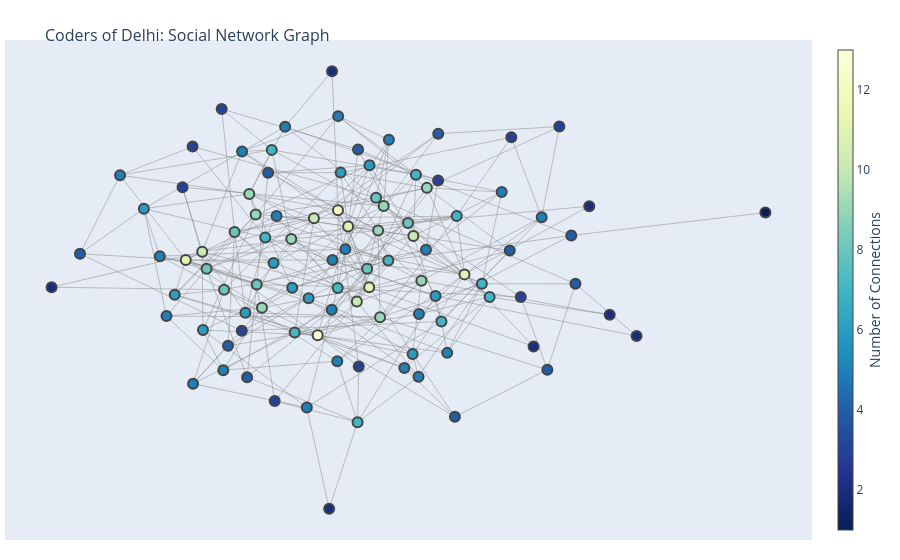

The code cell stored with this chart in its notebook:
### Code cell
import plotly.graph_objects as go

# 1. Generate positions for all nodes using a spring layout
pos = nx.spring_layout(G, seed=42)

# 2. Extract edge coordinates
edge_x = []
edge_y = []
for edge in G.edges():
    x0, y0 = pos[edge[0]]
    x1, y1 = pos[edge[1]]
    edge_x.extend([x0, x1, None])
    edge_y.extend([y0, y1, None])

# Create edge traces
edge_trace = go.Scatter(
    x=edge_x, y=edge_y,
    line=dict(width=0.5, color='#888'),
    hoverinfo='none',
    mode='lines')

# 3. Extract node coordinates
node_x = []
node_y = []
for node in G.nodes():
    x, y = pos[node]
    node_x.append(x)
    node_y.append(y)

# Create node traces
node_trace = go.Scatter(
    x=node_x, y=node_y,
    mode='markers',
    hoverinfo='text',
    marker=dict(
        showscale=True,
        colorscale='YlGnBu',
        reversescale=True,
        color=[],
        size=10,
        colorbar=dict(
            thickness=15,
            # UPDATE IS HERE: title and side are now nested
            title=dict(
                text='Number of Connections',
                side='right'
            ),
            xanchor='left'
        ),
        line_width=2))

# 4. Color nodes by their degree (number of friends)
node_adjacencies = []
node_text = []
for node, adjacencies in enumerate(G.adjacency()):
    node_adjacencies.append(len(adjacencies[1]))
    node_text.append(f'Coder_{adjacencies[0]} - Connections: {len(adjacencies[1])}')

node_trace.marker.color = node_adjacencies
node_trace.text = node_text

# 5. Render the interactive graph
fig = go.Figure(data=[edge_trace, node_trace],
             layout=go.Layout(
                # UPDATE IS HERE: title text and font size are now nested together
                title=dict(
                    text='<br>Coders of Delhi: Social Network Graph',
                    font=dict(size=16)
                ),
                showlegend=False,
                hovermode='closest',
                margin=dict(b=20,l=5,r=5,t=40),
                xaxis=dict(showgrid=False, zeroline=False, showticklabels=False),
                yaxis=dict(showgrid=False, zeroline=False, showticklabels=False))
             )

fig.show()

### Figure 1 — Plotly figure (JSON) as saved in the notebook; plotly's stock layout.template omitted (floating-point values rounded to 4 significant figures; data arrays with more than 128 entries replaced by an {"elided": "..."} marker saying what was removed)
{"data": [{"hoverinfo": "none", "line": {"color": "#888", "width": 0.5}, "mode": "lines", "type": "scatter", "x": {"elided": "882 float values"}, "y": {"elided": "882 float values"}}, {"hoverinfo": "text", "marker": {"color": [7, 6, 9, 5, 6, 8, 8, 11, 10, 3, 8, 11, 10, 5, 6, 2, 10, 7, 5, 10, 7, 9, 12, 3, 6, 11, 9, 5, 8, 5, 4, 9, 6, 5, 5, 9, 7, 5, 5, 5, 6, 6, 5, 5, 9, 8, 7, 4, 9, 8, 3, 11, 5, 6, 5, 5, 9, 2, 3, 4, 2, 13, 2, 2, 7, 7, 5, 7, 9, 5, 7, 8, 4, 7, 4, 5, 4, 3, 4, 3, 3, 7, 3, 4, 6, 1, 5, 6, 3, 5, 4, 4, 6, 5, 2, 4, 3, 5, 2], "colorbar": {"thickness": 15, "title": {"side": "right", "text": "Number of Connections"}, "xanchor": "left"}, "colorscale": [[0, "rgb(255,255,217)"], [0.125, "rgb(237,248,177)"], [0.25, "rgb(199,233,180)"], [0.375, "rgb(127,205,187)"], [0.5, "rgb(65,182,196)"], [0.625, "rgb(29,145,192)"], [0.75, "rgb(34,94,168)"], [0.875, "rgb(37,52,148)"], [1, "rgb(8,29,88)"]], "line": {"width": 2}, "reversescale": true, "showscale": true, "size": 10}, "mode": "markers", "text": ["Coder_61 - Connections: 7", "Coder_17 - Connections: 6", "Coder_57 - Connections: 9", "Coder_49 - Connections: 5", "Coder_34 - Connections: 6", "Coder_32 - Connections: 8", "Coder_56 - Connections: 8", "Coder_2 - Connections: 11", "Coder_14 - Connections: 10", "Coder_44 - Connections: 3", "Coder_5 - Connections: 8", "Coder_84 - Connections: 11", "Coder_92 - Connections: 10", "Coder_70 - Connections: 5", "Coder_41 - Connections: 6", "Coder_80 - Connections: 2", "Coder_30 - Connections: 10", "Coder_94 - Connections: 7", "Coder_69 - Connections: 5", "Coder_26 - Connections: 10", "Coder_28 - Connections: 7", "Coder_47 - Connections: 9", "Coder_77 - Connections: 12", "Coder_46 - Connections: 3", "Coder_53 - Connections: 6", "Coder_78 - Connections: 11", "Coder_48 - Connections: 9", "Coder_63 - Connections: 5", "Coder_95 - Connections: 8", "Coder_74 - Connections: 5", "Coder_20 - Connections: 4", "Coder_21 - Connections: 9", "Coder_27 - Connections: 6", "Coder_62 - Connections: 5", "Coder_59 - Connections: 5", "Coder_60 - Connections: 9", "Coder_15 - Connections: 7", "Coder_76 - Connections: 5", "Coder_73 - Connections: 5", "Coder_6 - Connections: 5", "Coder_3 - Connections: 6", "Coder_97 - Connections: 6", "Coder_71 - Connections: 5", "Coder_7 - Connections: 5", "Coder_36 - Connections: 9", "Coder_67 - Connections: 8", "Coder_13 - Connections: 7", "Coder_87 - Connections: 4", "Coder_54 - Connections: 9", "Coder_100 - Connections: 8", "Coder_23 - Connections: 3", "Coder_37 - Connections: 11", "Coder_93 - Connections: 5", "Coder_24 - Connections: 6", "Coder_52 - Connections: 5", "Coder_55 - Connections: 5", "Coder_91 - Connections: 9", "Coder_86 - Connections: 2", "Coder_4 - Connections: 3", "Coder_38 - Connections: 4", "Coder_58 - Connections: 2", "Coder_50 - Connections: 13", "Coder_65 - Connections: 2", "Coder_10 - Connections: 2", "Coder_45 - Connections: 7", "Coder_82 - Connections: 7", "Coder_85 - Connections: 5", "Coder_43 - Connections: 7", "Coder_79 - Connections: 9", "Coder_90 - Connections: 5", "Coder_39 - Connections: 7", "Coder_99 - Connections: 8", "Coder_11 - Connections: 4", "Coder_19 - Connections: 7", "Coder_75 - Connections: 4", "Coder_16 - Connections: 5", "Coder_31 - Connections: 4", "Coder_68 - Connections: 3", "Coder_29 - Connections: 4", "Coder_89 - Connections: 3", "Coder_8 - Connections: 3", "Coder_33 - Connections: 7", "Coder_96 - Connections: 3", "Coder_40 - Connections: 4", "Coder_51 - Connections: 6", "Coder_35 - Connections: 1", "Coder_42 - Connections: 5", "Coder_81 - Connections: 6", "Coder_72 - Connections: 3", "Coder_22 - Connections: 5", "Coder_12 - Connections: 4", "Coder_18 - Connections: 4", "Coder_25 - Connections: 6", "Coder_1 - Connections: 5", "Coder_83 - Connections: 2", "Coder_98 - Connections: 4", "Coder_88 - Connections: 3", "Coder_66 - Connections: 5", "Coder_64 - Connections: 2"], "type": "scatter", "x": [0.09191, -0.1395, 0.072, -0.4423, -0.1845, -0.2783, -0.3457, 0.04576, 0.1522, -0.1816, -0.225, -0.3958, -0.3562, -0.2603, 0.2057, 0.6897, -0.08721, 0.3359, 0.1826, 0.01614, -0.2044, 0.0674, -0.02926, -0.4036, 0.04654, -0.004821, 0.1715, 0.4613, -0.3036, -0.03098, 0.3844, 0.1848, -0.4967, -0.4583, 0.09327, 0.08071, -0.02994, -0.1772, -0.3054, 0.1647, 0.1504, -0.02292, 0.365, -0.04267, -0.2123, 0.1394, 0.1585, 0.5326, -0.1418, 0.06241, -0.3794, 0.2753, -0.04424, -0.2523, 0.1305, -0.1566, -0.2429, -0.7189, 0.4109, 0.4749, 0.5758, -0.07825, 0.625, -0.05059, 0.01792, -0.1335, 0.1657, 0.3172, -0.2275, -0.02881, 0.2199, 0.04094, -0.6506, -0.1888, 0.2523, -0.5541, -0.1976, 0.02066, 0.2122, 0.5038, -0.3094, 0.2567, -0.2609, -0.2481, -0.3544, 1, 0.2337, -0.1, 0.3881, -0.1043, -0.2941, 0.5426, -0.4225, -0.01149, 0.4417, 0.01901, 0.2118, -0.3783, -0.04359], "y": [0.007338, -0.09528, -0.2059, -0.2019, -0.002115, 0.1139, -0.02376, -0.09369, 0.09919, -0.5209, -0.08323, 0.008993, 0.03996, 0.4165, -0.1265, -0.2769, 0.1656, -0.1298, 0.04744, -0.1474, 0.09361, 0.1199, 0.1961, 0.2823, 0.3644, 0.1343, -0.06902, 0.1693, -0.1027, -0.3711, 0.04436, 0.2798, 0.2015, 0.02322, 0.4602, 0.2117, -0.09639, 0.174, -0.4048, -0.4295, -0.3443, 0.337, 0.2642, 0.00857, -0.1702, 0.1477, 0.3291, 0.1011, 0.08731, 0.2427, 0.4348, -0.04514, -0.178, -0.1892, -0.3964, 0.5096, 0.2569, -0.09341, -0.1299, -0.4031, 0.2109, -0.2737, -0.1969, -0.9254, -0.6001, -0.2633, -0.1941, -0.08046, 0.1794, 0.5492, -0.2219, -0.02361, 0.03226, 0.4224, -0.58, 0.3275, 0.3363, -0.391, 0.4833, 0.5099, 0.5762, 0.1742, -0.2572, -0.4313, -0.2542, 0.187, -0.3399, -0.1344, 0.4699, -0.5448, -0.3133, -0.08065, -0.1218, 0.04968, -0.3157, 0.4241, 0.3078, -0.456, 0.7177]}], "layout": {"hovermode": "closest", "margin": {"b": 20, "l": 5, "r": 5, "t": 40}, "showlegend": false, "title": {"font": {"size": 16}, "text": "<br>Coders of Delhi: Social Network Graph"}, "xaxis": {"showgrid": false, "showticklabels": false, "zeroline": false}, "yaxis": {"showgrid": false, "showticklabels": false, "zeroline": false}}}
